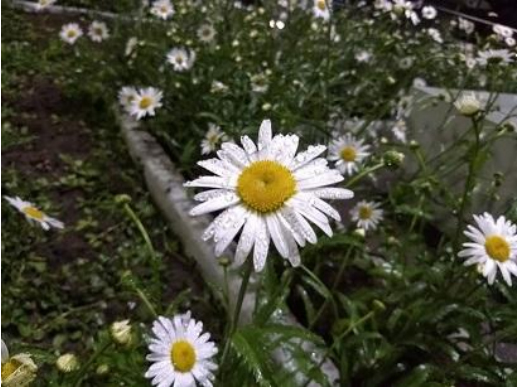
#> input picture semana 8/flor.jpg, 518 x 390 px, found by its file name
$ python '4 quest.py'
#> lines starting #> are read from the running program, lines starting #| are printed output that depends on the picture
# -*- coding: utf-8 -*-
"""
Created on Mon Feb  8 06:52:14 2021

@author: rafav
"""
from PIL import Image
from sklearn.cluster import KMeans
import imageio
import pandas as pd
import matplotlib.pyplot as plt

def transformar_data(lista):
    data=[]
    for l in range(len(lista)):
            for k in range(len(lista[l])):
                data.append(lista[l][k])
    return data

image = Image.open('semana 8/flor.jpg')
#> image is the input picture: PIL image 518x390 RGB; mean R, G, B 74.7, 75.7, 57.7
image_vector = imageio.imread("semana 8/flor.jpg")
data = transformar_data(image_vector)
#> after the loop in transformar_data, `for l in range(len(lista)):`: data = 202020 items
#> data = 202020 items

y_kmeans8 = KMeans(n_clusters=8, random_state=0).fit(data)
k_maeans8 = y_kmeans8.labels_

y_kmeans64=KMeans(n_clusters=64, random_state=0).fit(data)
k_maeans64 = y_kmeans64.labels_

y_kmeans512=KMeans(n_clusters=512, random_state=0).fit(data)
k_maeans512 = y_kmeans512.labels_

def agrupar_int( y_kmeans):
    lista_cluster=[]
    for k in y_kmeans.cluster_centers_:
        lista_cluster.append([int("%1.f"%k[0]),int("%1.f"%k[1]),int("%1.f"%k[2])])
    return lista_cluster


def reconstruir_vetor(lista_cluster,y_kmeans):

    new_image=[]

    for k in y_kmeans8.labels_:
        new_image.append(lista_cluster[k])
    return new_image


def reconstruir_imagem(new_image_vector,image_vector):
    v=[]
    df=pd.DataFrame(new_image_vector)
    i=0
    f=518
    for d in range(len(image_vector)):
        v.append(df.iloc[i:f,:].values)
        i=f
        f=f+518

    return plt.imshow(v)


lista_cluster=agrupar_int( y_kmeans8)
#> lista_cluster = [[23, 24, 9], [236, 232, 238], [132, 130, 119], [62, 66, 43], [42, 45, 24], [186, 180, 178], [172, 138, 28], [89, 91, 73]]
new_image_vector=reconstruir_vetor(lista_cluster,y_kmeans8)
#> the loop in reconstruir_vetor, `for k in y_kmeans8.labels_:` made 202020 passes
#> k on passes 2, 3, 6: 4, 4, 3
#> after the loop in reconstruir_vetor, `for k in y_kmeans8.labels_:`: new_image = 202020 items
#> new_image_vector = 202020 items
reconstruir_imagem(new_image_vector,image_vector)
#> in reconstruir_imagem, `df=pd.DataFrame(new_image_vector)`: df = table of 202020 rows and 3 columns
#> the loop in reconstruir_imagem, `for d in range(len(image_vector)):` made 390 passes
#> (i, f) on passes 1 to 3: (518, 1036), (1036, 1554), (1554, 2072)
#> after the loop in reconstruir_imagem, `for d in range(len(image_vector)):`: f = 202538; v = 390 items

lista_cluster=agrupar_int(y_kmeans64)
#> lista_cluster = 64 items, first 6: [14, 16, 3], [215, 210, 220], [66, 65, 56], [132, 133, 110], [41, 45, 23], [174, 137, 21]
new_image_vector=reconstruir_vetor(lista_cluster,y_kmeans64)
#> the loop in reconstruir_vetor (call 2), `for k in y_kmeans8.labels_:` made 202020 passes
reconstruir_imagem(new_image_vector,image_vector)
#> the loop in reconstruir_imagem (call 2), `for d in range(len(image_vector)):` made 390 passes

lista_cluster=agrupar_int(y_kmeans512)
#> lista_cluster = 512 items, first 6: [20, 16, 5], [186, 182, 187], [81, 86, 48], [46, 50, 29], [250, 245, 252], [137, 136, 115]
new_image_vector=reconstruir_vetor(lista_cluster,y_kmeans512)
reconstruir_imagem(new_image_vector,image_vector)
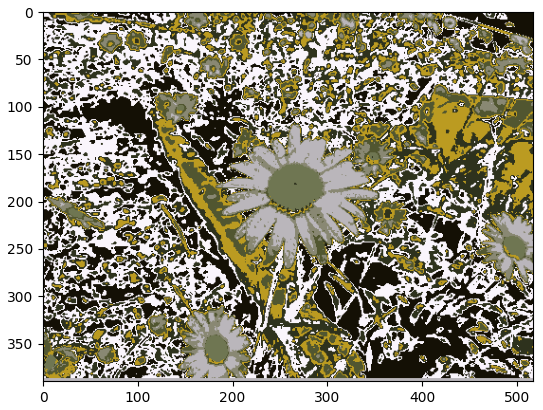
#> figure drawn by matplotlib, 1 panel
